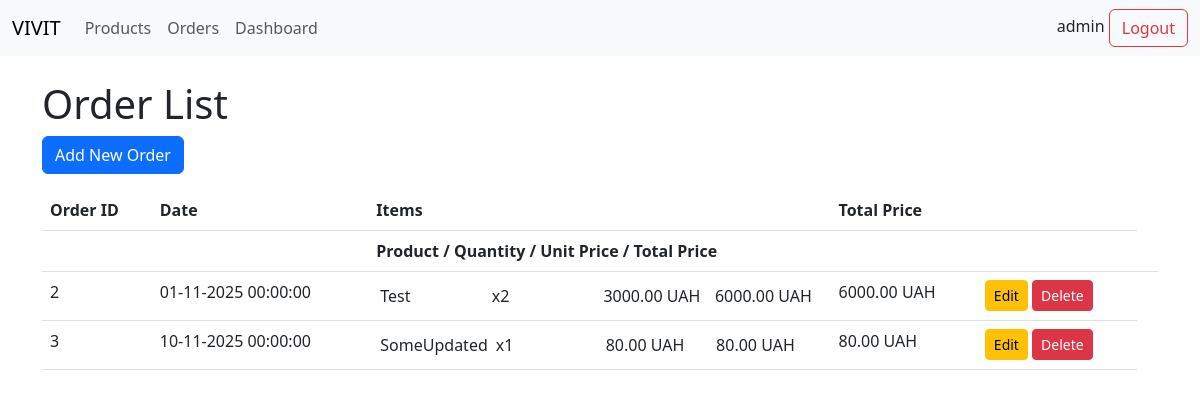
/order/list (signed in), run on an earlier commit of the app's database.
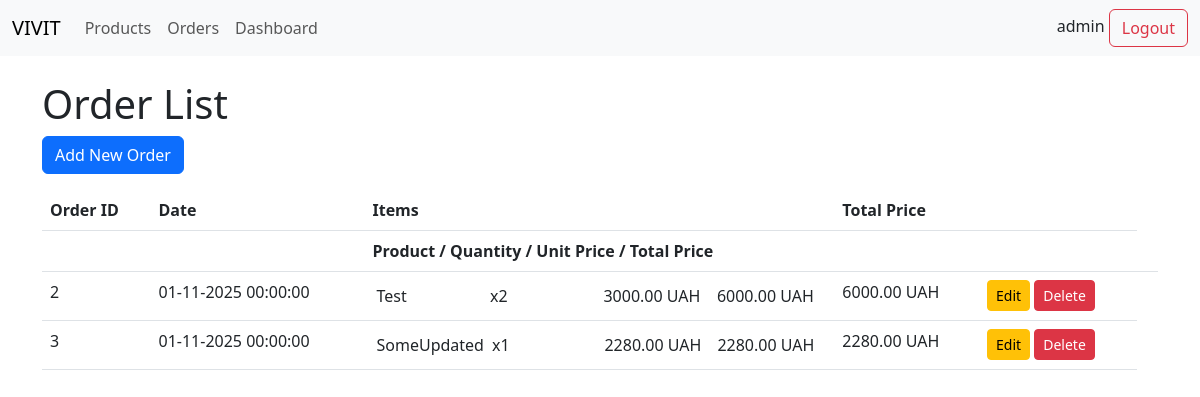
And on a later commit of the database.
### app/models.py (models this page shows, shortened)
class User(db.Model, UserMixin):
    __tablename__ = "user"
    id = db.Column(db.Integer, primary_key=True)
    username = db.Column(db.String(64), unique=True, nullable=False)
    password_hash = db.Column(db.String(128), nullable=False)

class Order(db.Model):
    __tablename__ = "order"
    id = db.Column(db.Integer, primary_key=True)
    created_at = db.Column(db.DateTime, nullable=False, default=datetime.utcnow)
    items = db.relationship(
        "OrderItem", back_populates="order", cascade="all, delete-orphan"
    )
    @property
    def total(self):
        total = Decimal("0")
        for item in self.items:
            total += Decimal(item.quantity) * Decimal(item.unit_price)
        return total

class OrderItem(db.Model):
    __tablename__ = "order_item"
    order_id = db.Column(db.Integer, db.ForeignKey("order.id"), primary_key=True)
    product_id = db.Column(db.Integer, db.ForeignKey("product.id"), primary_key=True)
    quantity = db.Column(db.Integer, nullable=False, default=1)
    unit_price = db.Column(Numeric(10, 2), nullable=False)
    order = db.relationship("Order", back_populates="items")
    product = db.relationship("Product")

class Product(db.Model):
    __tablename__ = "product"
    id = db.Column(db.Integer, primary_key=True)
    name = db.Column(db.String(100), nullable=False)
    cost = db.Column(Numeric(10, 2), nullable=False)
    margin = db.Column(Numeric(10, 2), nullable=True)

### app/order/routes.py (the view)
@order.route("/list", methods=["GET"])
@login_required
def orders_list():
    orders = Order.query.all()
    return render_template("order/list.html", orders=orders)

### app/extensions.py (called while the page is built)
@login_manager.user_loader
def load_user(user_id):
    from .models import User
    return User.query.get(int(user_id))

### app/templates/order/list.html (shortened to what this page needs)
{% extends "base.html" %}
{% block content %}
<h1>Order List</h1>
<a href="{{ url_for('order.add_order') }}" class="btn btn-primary mb-3">Add New Order</a>
<table class="table">
    <thead>
        <tr>
            <th>Order ID</th>
            <th>Date</th>
            <th>Items</th>
            <th>Total Price</th>
            <th></th>
        </tr>
        <tr>
            <th></th>
            <th></th>
            <th>Product / Quantity / Unit Price / Total Price</th>
            <th></th>
            <th></th>
            <th></th>
        </tr>
    </thead>
    <tbody>
        {% for order in orders %}
        <tr id="orderRow-{{order.id}}">
            <td>{{ order.id }}</td>
            <td>{{ order.created_at.strftime('%d-%m-%Y %H:%M:%S') }}</td>
            <td>
                <ul class="list-group">
                    <table class="table table-sm table-borderless mb-0">
                        <colgroup>
                            <col class="w-25">
                            <col class="w-25">
                            <col class="w-25">
                            <col class="w-25">
                        </colgroup>
                        {% for item in order.items %}
                        <tr>
                            <td>{{ item.product.name }}</td>
                            <td>x{{ item.quantity }}</td>
                            <td>{{ '%.2f' | format(item.unit_price) }} UAH</td>
                            <td>{{ '%.2f' | format(item.unit_price * item.quantity) }} UAH</td>
                        </tr>
                        {% endfor %}
                    </table>
                </ul>
            </td>
            <td>{{ '%.2f' | format(order.total) }} UAH</td>
            <td>
                <a href="{{ url_for('order.edit_order', order_id=order.id) }}" class="btn btn-sm btn-warning">Edit</a>
                <a onclick="deleteOrder({{ order.id }})" class="btn btn-sm btn-danger">Delete</a>
            </td>
        </tr>
        {% endfor %}
    </tbody>
</table>
{% endblock %}

### app/templates/base.html (shortened to what this page needs)
<!doctype html>
<html lang="en">
<head>
    <link href="https://cdn.jsdelivr.net/npm/bootstrap@5.3.0/dist/css/bootstrap.min.css" rel="stylesheet">
</head>
<body>
    <nav class="navbar navbar-expand-lg navbar-light bg-light mb-4">
        <div class="container-fluid">
            <a class="navbar-brand" href="{{ url_for('product.products_list') }}">VIVIT</a>
            <div class="collapse navbar-collapse" id="navbarSupportedContent">
                <ul class="navbar-nav me-auto mb-2 mb-lg-0">
                    <li class="nav-item">
                        <a class="nav-link" href="{{ url_for('product.products_list') }}">Products</a>
                    </li>
                    <li class="nav-item">
                        <a class="nav-link" href="{{ url_for('order.orders_list') }}">Orders</a>
                    </li>
                    <li class="nav-item">
                        <a class="nav-link" href="{{ url_for('analytics.stats') }}">Dashboard</a>
                    </li>
                </ul>
            </div>
            <div>
                {% if current_user.is_authenticated %}
                {{current_user.username}}
                <a class="btn btn-outline-danger" href="{{ url_for('auth.logout') }}">Logout</a>
                {% else %}
                You must <a class="" href="{{ url_for('auth.login') }}">Login</a>!
                {% endif %}
            </div>
        </div>
    </nav>
    <div class="container">
        {% block content %}{% endblock %}
    </div>
</body>
</html>

What changed in the data, as far as the page shows it:
changed Order id 3: created_at "10-11-2025 00:00:00" → "01-11-2025 00:00:00"
changed OrderItem "SomeUpdated": unit_price "80.00" → "2280.00"; item.unit_price*item.quantity "80.00" → "2280.00"; total "80.00" → "2280.00"
